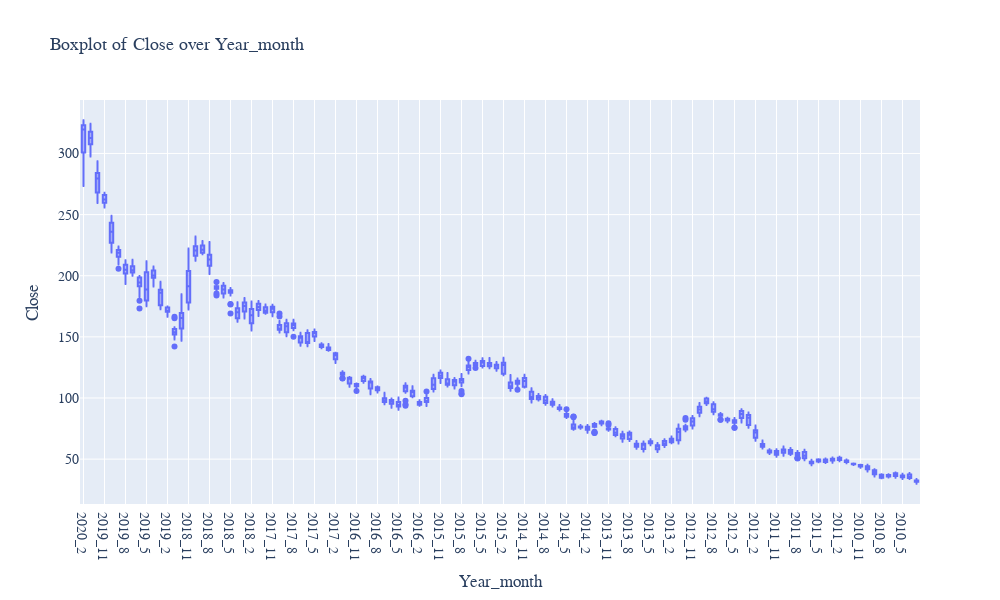
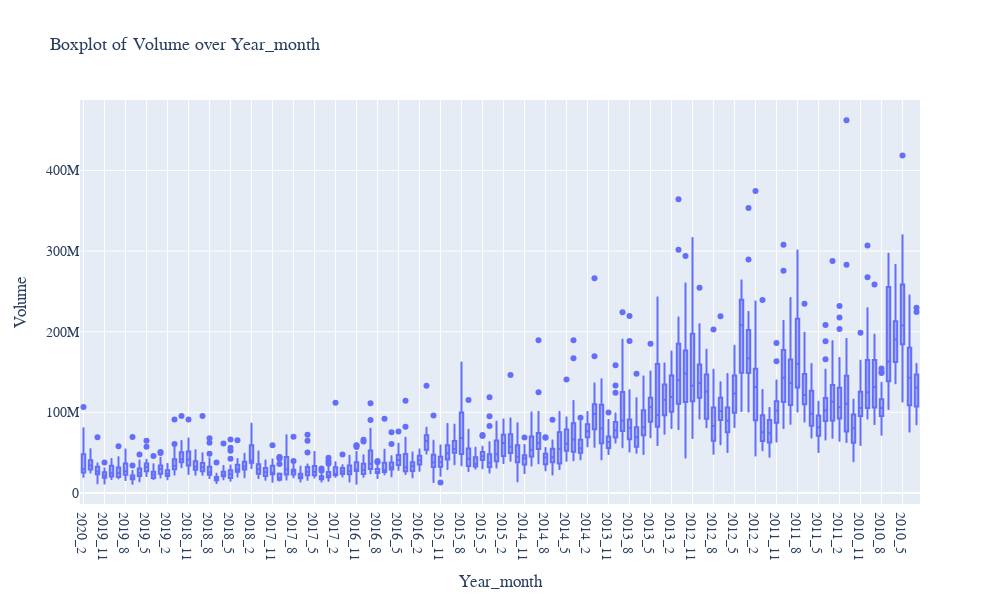
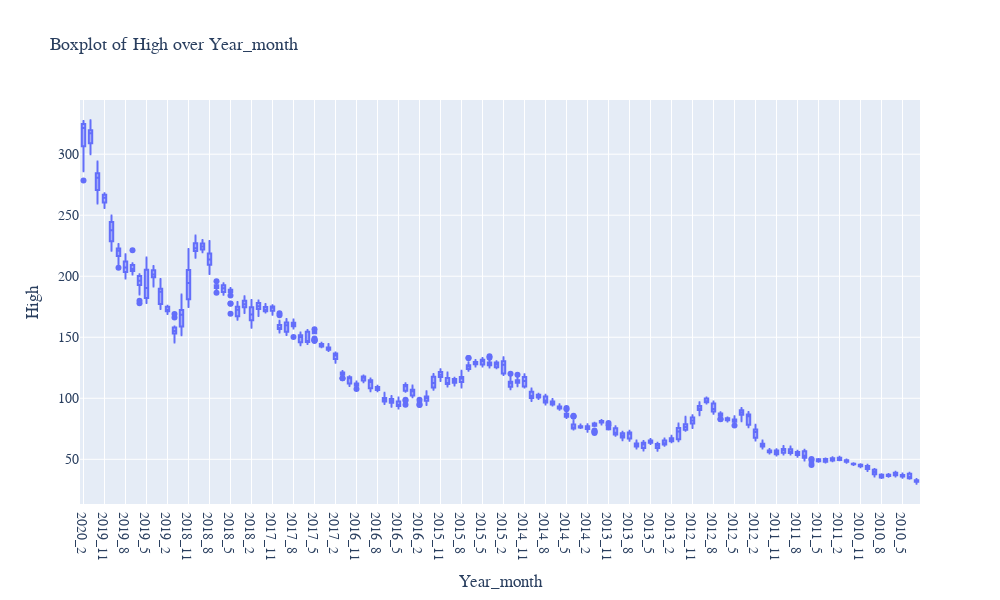
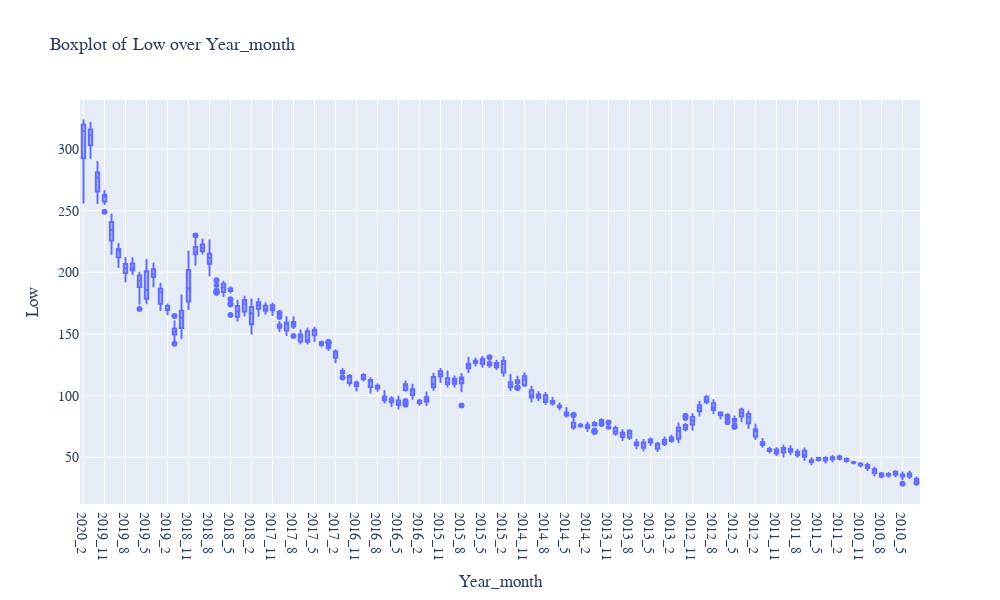

Here is the notebook cell these charts were saved with, in order:
### Markdown cell above
# BOXPLOT

### Code cell
import plotly.express as px

def generate_boxplot(df, x_col, y_col, title, width=1000, height=600):
    """
    Generates a robust boxplot using Plotly Express.

    Parameters:
    - df (pd.DataFrame): DataFrame containing the data.
    - x_col (str): Column name for the x-axis (categorical or temporal).
    - y_col (str): Column name for the y-axis (numerical).
    - title (str): Title of the boxplot.
    - width (int): Width of the plot (default=1000).
    - height (int): Height of the plot (default=600).

    Returns:
    - fig (plotly.graph_objects.Figure): Generated boxplot.
    """
    fig = px.box(
        df, 
        x=x_col, 
        y=y_col, 
        title=title, 
        width=width, 
        height=height
    )
    # Update layout for better visuals
    fig.update_layout(
        title_font_size=18,
        xaxis_title=x_col.capitalize(),
        yaxis_title=y_col.capitalize(),
        xaxis=dict(showgrid=True),
        yaxis=dict(showgrid=True),
        font=dict(family="Arial, sans-serif", size=14)
    )
    return fig

# Sample usage
def create_all_boxplots(df, columns, x_col="year"):
    """
    Creates and displays boxplots for multiple y-columns against a common x-column.

    Parameters:
    - df (pd.DataFrame): DataFrame containing the data.
    - columns (list): List of column names (numerical) to create boxplots for.
    - x_col (str): Column name for the x-axis (default="year").
    """
    for col in columns:
        title = f"Boxplot of {col.capitalize()} over {x_col.capitalize()}"
        fig = generate_boxplot(df, x_col=x_col, y_col=col, title=title)
        fig.show()

# Example columns to plot
columns_to_plot = ["Close", "Volume", "High", "Low"]

# Create boxplots for these columns
create_all_boxplots(df, columns_to_plot, x_col="year_month")

### Figure 1 — Plotly figure (JSON) as saved in the notebook; plotly's stock layout.template omitted (floating-point values rounded to 4 significant figures; data arrays with more than 128 entries replaced by an {"elided": "..."} marker saying what was removed)
{"data": [{"alignmentgroup": "True", "hovertemplate": "year_month=%{x}<br>Close=%{y}<extra></extra>", "legendgroup": "", "marker": {"color": "#636efa"}, "name": "", "notched": false, "offsetgroup": "", "orientation": "v", "showlegend": false, "type": "box", "x": {"elided": "2518 str values"}, "x0": " ", "xaxis": "x", "y": {"elided": "2518 float values"}, "y0": " ", "yaxis": "y"}], "layout": {"boxmode": "group", "font": {"family": "Arial, sans-serif", "size": 14}, "height": 600, "legend": {"tracegroupgap": 0}, "title": {"font": {"size": 18}, "text": "Boxplot of Close over Year_month"}, "width": 1000, "xaxis": {"anchor": "y", "domain": [0, 1], "showgrid": true, "title": {"text": "Year_month"}}, "yaxis": {"anchor": "x", "domain": [0, 1], "showgrid": true, "title": {"text": "Close"}}}}

### Figure 2 — Plotly figure (JSON) as saved in the notebook; plotly's stock layout.template omitted (floating-point values rounded to 4 significant figures; data arrays with more than 128 entries replaced by an {"elided": "..."} marker saying what was removed)
{"data": [{"alignmentgroup": "True", "hovertemplate": "year_month=%{x}<br>Volume=%{y}<extra></extra>", "legendgroup": "", "marker": {"color": "#636efa"}, "name": "", "notched": false, "offsetgroup": "", "orientation": "v", "showlegend": false, "type": "box", "x": {"elided": "2518 str values"}, "x0": " ", "xaxis": "x", "y": {"elided": "2518 int values"}, "y0": " ", "yaxis": "y"}], "layout": {"boxmode": "group", "font": {"family": "Arial, sans-serif", "size": 14}, "height": 600, "legend": {"tracegroupgap": 0}, "title": {"font": {"size": 18}, "text": "Boxplot of Volume over Year_month"}, "width": 1000, "xaxis": {"anchor": "y", "domain": [0, 1], "showgrid": true, "title": {"text": "Year_month"}}, "yaxis": {"anchor": "x", "domain": [0, 1], "showgrid": true, "title": {"text": "Volume"}}}}

### Figure 3 — Plotly figure (JSON) as saved in the notebook; plotly's stock layout.template omitted (floating-point values rounded to 4 significant figures; data arrays with more than 128 entries replaced by an {"elided": "..."} marker saying what was removed)
{"data": [{"alignmentgroup": "True", "hovertemplate": "year_month=%{x}<br>High=%{y}<extra></extra>", "legendgroup": "", "marker": {"color": "#636efa"}, "name": "", "notched": false, "offsetgroup": "", "orientation": "v", "showlegend": false, "type": "box", "x": {"elided": "2518 str values"}, "x0": " ", "xaxis": "x", "y": {"elided": "2518 float values"}, "y0": " ", "yaxis": "y"}], "layout": {"boxmode": "group", "font": {"family": "Arial, sans-serif", "size": 14}, "height": 600, "legend": {"tracegroupgap": 0}, "title": {"font": {"size": 18}, "text": "Boxplot of High over Year_month"}, "width": 1000, "xaxis": {"anchor": "y", "domain": [0, 1], "showgrid": true, "title": {"text": "Year_month"}}, "yaxis": {"anchor": "x", "domain": [0, 1], "showgrid": true, "title": {"text": "High"}}}}

### Figure 4 — Plotly figure (JSON) as saved in the notebook; plotly's stock layout.template omitted (floating-point values rounded to 4 significant figures; data arrays with more than 128 entries replaced by an {"elided": "..."} marker saying what was removed)
{"data": [{"alignmentgroup": "True", "hovertemplate": "year_month=%{x}<br>Low=%{y}<extra></extra>", "legendgroup": "", "marker": {"color": "#636efa"}, "name": "", "notched": false, "offsetgroup": "", "orientation": "v", "showlegend": false, "type": "box", "x": {"elided": "2518 str values"}, "x0": " ", "xaxis": "x", "y": {"elided": "2518 float values"}, "y0": " ", "yaxis": "y"}], "layout": {"boxmode": "group", "font": {"family": "Arial, sans-serif", "size": 14}, "height": 600, "legend": {"tracegroupgap": 0}, "title": {"font": {"size": 18}, "text": "Boxplot of Low over Year_month"}, "width": 1000, "xaxis": {"anchor": "y", "domain": [0, 1], "showgrid": true, "title": {"text": "Year_month"}}, "yaxis": {"anchor": "x", "domain": [0, 1], "showgrid": true, "title": {"text": "Low"}}}}
